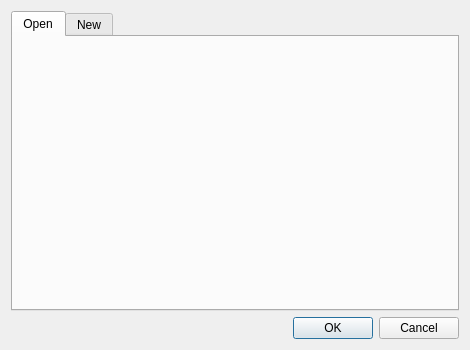
<?xml version="1.0" encoding="UTF-8"?>
<ui version="4.0">
 <class>WelcomeDialog</class>
 <widget class="QDialog" name="WelcomeDialog">
  <property name="geometry">
   <rect>
    <x>0</x>
    <y>0</y>
    <width>470</width>
    <height>350</height>
   </rect>
  </property>
  <property name="windowTitle">
   <string>Welcome</string>
  </property>
  <layout class="QVBoxLayout" name="verticalLayout">
   <item>
    <widget class="QTabWidget" name="tabWidget">
     <property name="styleSheet">
      <string notr="true">font-size: 9pt;</string>
     </property>
     <property name="currentIndex">
      <number>0</number>
     </property>
     <widget class="QWidget" name="openTab">
      <attribute name="title">
       <string>Open</string>
      </attribute>
      <layout class="QVBoxLayout" name="verticalLayout_2">
       <item>
        <widget class="OpenContestWidget" name="openContestWidget" native="true"/>
       </item>
      </layout>
     </widget>
     <widget class="QWidget" name="newTab">
      <attribute name="title">
       <string>New</string>
      </attribute>
      <layout class="QVBoxLayout" name="verticalLayout_3">
       <item>
        <widget class="NewContestWidget" name="newContestWidget" native="true"/>
       </item>
      </layout>
     </widget>
    </widget>
   </item>
   <item>
    <widget class="QDialogButtonBox" name="buttonBox">
     <property name="standardButtons">
      <set>QDialogButtonBox::Cancel|QDialogButtonBox::Ok</set>
     </property>
    </widget>
   </item>
  </layout>
 </widget>
 <customwidgets>
  <customwidget>
   <class>OpenContestWidget</class>
   <extends>QWidget</extends>
   <header>opencontestwidget.h</header>
   <container>1</container>
  </customwidget>
  <customwidget>
   <class>NewContestWidget</class>
   <extends>QWidget</extends>
   <header>newcontestwidget.h</header>
   <container>1</container>
  </customwidget>
 </customwidgets>
 <resources/>
 <connections>
  <connection>
   <sender>buttonBox</sender>
   <signal>accepted()</signal>
   <receiver>WelcomeDialog</receiver>
   <slot>accept()</slot>
   <hints>
    <hint type="sourcelabel">
     <x>234</x>
     <y>324</y>
    </hint>
    <hint type="destinationlabel">
     <x>234</x>
     <y>174</y>
    </hint>
   </hints>
  </connection>
  <connection>
   <sender>buttonBox</sender>
   <signal>rejected()</signal>
   <receiver>WelcomeDialog</receiver>
   <slot>reject()</slot>
   <hints>
    <hint type="sourcelabel">
     <x>234</x>
     <y>324</y>
    </hint>
    <hint type="destinationlabel">
     <x>234</x>
     <y>174</y>
    </hint>
   </hints>
  </connection>
 </connections>
</ui>
